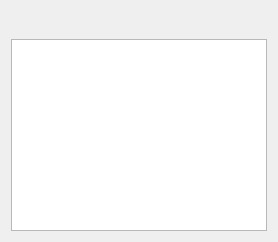
           <widget class="QWidget" name="tab_11">
            <attribute name="title">
             <string>Tasks</string>
            </attribute>
            <layout class="QVBoxLayout" name="verticalLayout_14">
             <item>
              <layout class="QHBoxLayout" name="horizontalLayout_8">
               <item>
                <spacer name="horizontalSpacer_4">
                 <property name="orientation">
                  <enum>Qt::Horizontal</enum>
                 </property>
                 <property name="sizeHint" stdset="0">
                  <size>
                   <width>40</width>
                   <height>20</height>
                  </size>
                 </property>
                </spacer>
               </item>
               <item>
                <widget class="QPushButton" name="pushButton_8">
                 <property name="text">
                  <string/>
                 </property>
                 <property name="icon">
                  <iconset>
                   <normaloff>:/Project/Add.png</normaloff>:/Project/Add.png</iconset>
                 </property>
                 <property name="flat">
                  <bool>true</bool>
                 </property>
                </widget>
               </item>
               <item>
                <widget class="QPushButton" name="pushButton_9">
                 <property name="text">
                  <string/>
                 </property>
                 <property name="icon">
                  <iconset resource="../../source/icons/IconResource.qrc">
                   <normaloff>:/Project/Check.png</normaloff>:/Project/Check.png</iconset>
                 </property>
                 <property name="flat">
                  <bool>true</bool>
                 </property>
                </widget>
               </item>
               <item>
                <widget class="QPushButton" name="pushButton_7">
                 <property name="toolTip">
                  <string>edit Task</string>
                 </property>
                 <property name="text">
                  <string/>
                 </property>
                 <property name="icon">
                  <iconset resource="../../source/icons/IconResource.qrc">
                   <normaloff>:/Project/Edit.png</normaloff>:/Project/Edit.png</iconset>
                 </property>
                 <property name="flat">
                  <bool>true</bool>
                 </property>
                </widget>
               </item>
              </layout>
             </item>
             <item>
              <widget class="QTreeView" name="treeView_3"/>
             </item>
            </layout>
           </widget>
